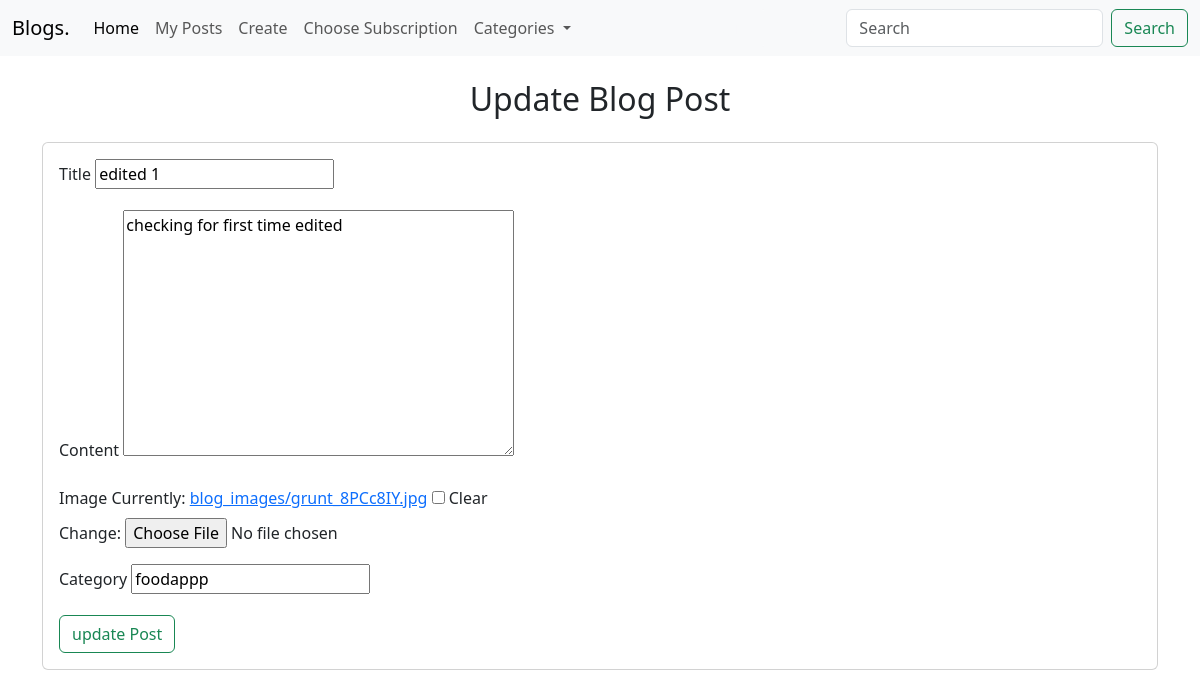
Page /edit/1/ on the committed database.
### accounts/models.py (models this page shows, shortened)
class BlogPost(models.Model):
    title = models.CharField(max_length=100)
    content = models.TextField()
    author = models.ForeignKey(User, on_delete=models.CASCADE)
    image = models.ImageField(upload_to='blog_images', blank=True, null=True)
    category = models.CharField(max_length=50)
    created_at = models.DateTimeField(auto_now_add=True)

### accounts/views.py (the view)
# urls.py: path('edit/<int:post_id>/', views.edit_post, name='edit-post'),
def edit_post(request, post_id):
    post = get_object_or_404(BlogPost, pk=post_id)
    if request.method == 'POST':
        form = BlogPostForm(request.POST, instance=post)
        if form.is_valid():
            form.save()
            return redirect('my-posts')
    else:
        form = BlogPostForm(instance=post)
    return render(request, 'edit_post.html', {'form': form})

### accounts/forms.py
class BlogPostForm(forms.ModelForm):
    class Meta:
        model = BlogPost
        fields = ['title', 'content', 'image', 'category']

### accounts/templates/edit_post.html (shortened to what this page needs)
{% extends 'home.html' %}
{% block content %}
<div class="container mt-4">
    <h2 class="text-center mb-4">Update Blog Post</h2>
    <div class="card card-form">
        <div class="card-body">
            <form method="post" enctype="multipart/form-data">
                <div class="mb-3">
                    <label for="id_title" class="form-label">Title</label>
                    {{ form.title }}
                </div>
                <div class="mb-3">
                    <label for="id_content" class="form-label">Content</label>
                    {{ form.content }}
                </div>
                <div class="mb-3">
                    <label for="id_image" class="form-label">Image</label>
                    {{ form.image }}
                </div>
                <div class="mb-3">
                    <label for="id_category" class="form-label">Category</label>
                    {{ form.category }}
                </div>
                <button type="submit" class="btn btn-outline-success">update Post</button>
            </form>
        </div>
    </div>
</div>
{% endblock %}

### rows in the picture
BlogPost: title "edited 1", content "checking for first time edited", category "foodappp"
